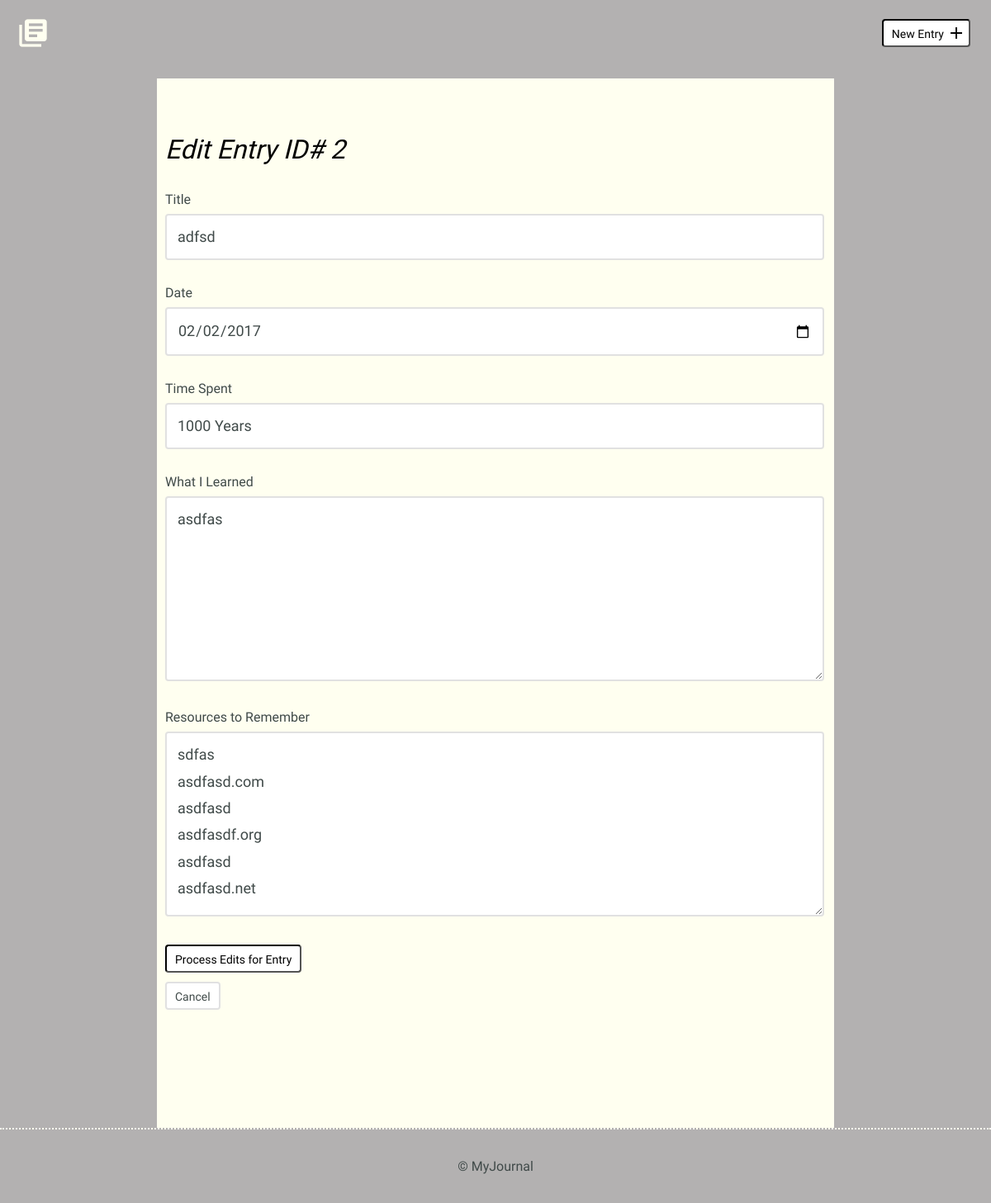
Screenshot of /edit.php?entryID=2 with the database file from the repository.
### tables this page shows
CREATE TABLE "entries" (
	`id`	INTEGER,
	`title`	TEXT,
	`date`	TEXT,
	`time_spent`	INTEGER,
	`learned`	BLOB,
	`resources`	BLOB,
	PRIMARY KEY(`id`)
);

### model/Class_SqliteCommunicator.php (called while the page is built, shortened)
<?php
class Class_SqliteCommunicator
{
    private $pdo;
    private $dsn = NULL;
    private $dbUser = NULL;
    private $dbPass = NULL;
    public function setPdo(){
            try {
                if ($this->pdo === NULL) {
                    if ($this->dbUser === NULL && $this->dbPass === NULL) {
                        $this->pdo = new PDO("sqlite:".$this->dsn);
                        $this->pdo->setAttribute(PDO::ATTR_ERRMODE,PDO::ERRMODE_EXCEPTION);
                        $this->pdo->exec( 'PRAGMA foreign_keys = ON;' );
                    }
                    else{
                        $this->pdo = new PDO($this->dsn, $this->dbUser, $this->dbPass);
                        $this->pdo->setAttribute(PDO::ATTR_ERRMODE,PDO::ERRMODE_EXCEPTION);
                        $this->pdo->exec( 'PRAGMA foreign_keys = ON;' );
                    }
                }
            }
            catch (PDOException $e){
                echo "Unable to connect, please contact the administrator.";
                exit;
            }
    }
    public function getPdo(){
        return $this->pdo;
    }
    public function setDsn($dsn)
    {
        $this->dsn = $dsn;
    }
    public function __construct($dbUser = NULL, $dbPass = NULL)
    {
        $this->dbUser = $dbUser;
        $this->dbPass = $dbPass;
    }
    public function prepareAndExecuteStatement( $sql, $args){
        try {
            if ($this->getPdo() !== NULL):
                $prepared = $this->getPdo()->prepare($sql);
            else:
                $this->pdo = $this->getPdo();
                $prepared = $this->getPdo()->prepare($sql);
            endif;
        }
        catch (PDOException $e){
            echo $e->getMessage();
        }
        return [$prepared->execute($args), $prepared];
    }
    public function getSingleRow($entryID)
    {
        $pdoSObj = $this->prepareAndExecuteStatement('SELECT * FROM entries WHERE id = ?', [$entryID]);
        $entryData = $pdoSObj[1]->fetch(PDO::FETCH_ASSOC);
        return $entryData;
    }
}

### edit.php (the view, shortened to what this page needs)
<?php
include('header.php');
?>
                    <label for="title">Title</label>
                    <input id="title" type="text" name="title" value="<?php echo $entryData['title'] ?>"/><br/>
                    <label for="date">Date</label>
                    <input id="date" type="date" name="date" value="<?php echo $entryData['date'] ?>"/><br/>
                    <label for="time-spent">Time Spent</label>
                    <input id="time-spent" type="text" name="timeSpent" value="<?php echo $entryData['time_spent'] ?>"/><br/>
                    <label for="what-i-learned">What I Learned</label>
                    <textarea id="what-i-learned" rows="5" name="whatILearned"><?php echo $entryData['learned'] ?></textarea>
                    <label for="resources-to-remember">Resources to Remember</label>
                    <textarea id="resources-to-remember" rows="5" name="ResourcesToRemember"><?php echo $entryData['resources'] ?></textarea>
                    <input type="submit" value="Process Edits for Entry" class="button"/><br/><br/>
                    <a href="./detail.php?entryID=<?php echo $entryID ?>" class="button button-secondary">Cancel</a>
                </form>
            </div>
        </div>
    </section>
<?php
include('footer.php');
?>

### css/site.css (style rules this page uses)
body { font-size: 16px; color: #404a49; background-color: #58545373; font-family: 'Cousine', serif; font-weight: 400; }
.button { padding: 8px 10px 6px 10px; background: #ffffff; border: 2px inset #000000; border-radius: 4px; text-decoration: none; color: #000000; position: relative; text-align: center; font-size: 14px; }
.button.button-secondary { background: #FFF; border: 2px solid #e1e1e1; color: #404a49; }
a.button { animation: condense 1s 1; transform: scaleX(1); transition: 1s; }
form label { display: block; margin-bottom: 8px; }
form input[type=text], form input[type=password], form input[type=date], form textarea { border: 2px solid #e1e1e1; font-size: 18px; line-height: 1.8em; padding:10px 13px; margin-bottom: 30px; border-radius: 4px; width: calc(100% - 32px); }
.edit-entry form textarea, .new-entry form textarea { min-height: 200px; }
input[type=submit] { margin-right: 5px; }

### rows the page displays
entries: title "adfsd", date "02/02/2017", timeSpent "1000 Years", whatILearned "asdfas", ResourcesToRemember "sdfas asdfasd.com asdfasd asdfasdf.org asdfasd asdfasd.net"

### other values shown
$entryID "2"
